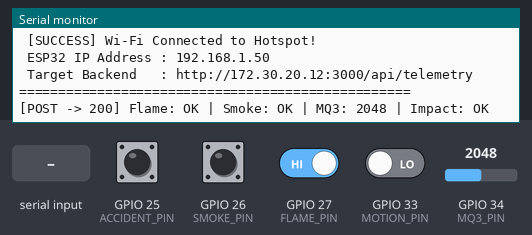
Simulated run of this sketch. Board: ESP32. On the bench: the last lines printed to the serial monitor. Inputs (shaded band) come from the test bench; at power-on: GPIO 25 (ACCIDENT_PIN), GPIO 26 (SMOKE_PIN), GPIO 27 (FLAME_PIN) HIGH, GPIO 33 (MOTION_PIN) LOW, GPIO 34 (MQ3_PIN) = 2048 (analog values on the 0–4095 scale). WiFi joins after 1.5 s; servers stay silent unless stated; uploads are accepted with an empty reply.

Above: at 3.8 s.
3.9 s: GPIO 25 (ACCIDENT_PIN) pulled LOW for 1 s
At 5.6 s:
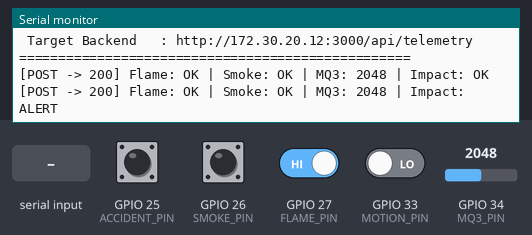
6.4 s: GPIO 26 (SMOKE_PIN) pulled LOW for 1 s
At 7.3 s:
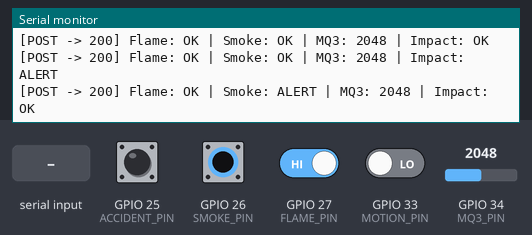
8.9 s: GPIO 27 (FLAME_PIN) driven LOW
At 11.8 s:
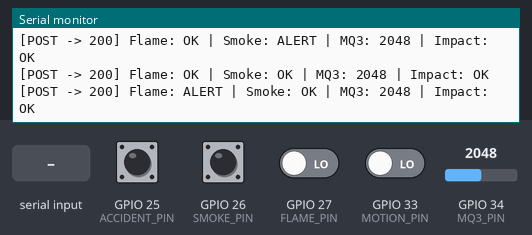
14.3 s: "f\n" received over Serial
At 14.8 s:
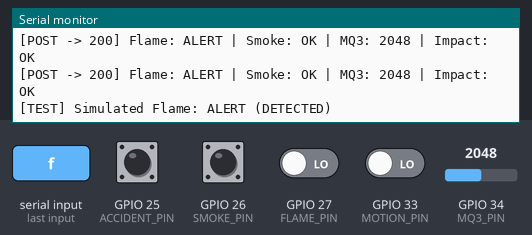
15.8 s: "s\n" received over Serial
At 18.0 s:
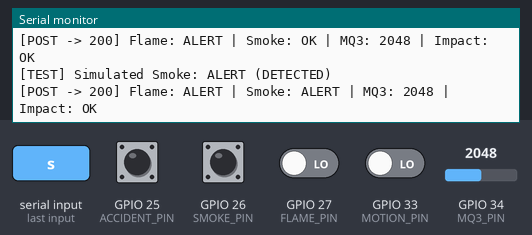
18.3 s: "a\n" received over Serial
At 18.8 s:
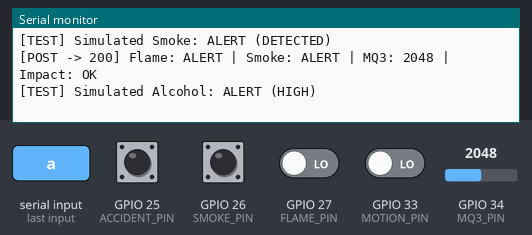

The sketch:

DriveGuard_ESP32.ino
```cpp
#include <WiFi.h>
#include <HTTPClient.h>

// ============================================================================
// DRIVEGUARD IOT — ESP32 TELEMETRY FIRMWARE
// Folder Name : DriveGuard_ESP32 (Matches sketch name for Arduino IDE)
// Target PC   : http://172.30.20.12:3000/api/telemetry
// Hotspot     : Deena
// ============================================================================

// ---------- Wi-Fi & Backend Configuration ----------
#if __has_include("secrets.h")
  #include "secrets.h"
#endif

#ifndef WIFI_SSID_SECRET
  #define WIFI_SSID_SECRET "Deena"
#endif

#ifndef WIFI_PASSWORD_SECRET
  #define WIFI_PASSWORD_SECRET "your_hotspot_password_here" // Set in local secrets.h
#endif

#ifndef SERVER_URL_SECRET
  #define SERVER_URL_SECRET "http://172.30.20.12:3000/api/telemetry"
#endif

#ifndef DEVICE_KEY_SECRET
  #define DEVICE_KEY_SECRET "your_device_key_here" // Set in local secrets.h
#endif

const char* WIFI_SSID     = WIFI_SSID_SECRET;
const char* WIFI_PASSWORD = WIFI_PASSWORD_SECRET;
const char* SERVER_URL    = SERVER_URL_SECRET;
const char* DEVICE_KEY    = DEVICE_KEY_SECRET;
const char* DEVICE_ID     = "CAR-001";

// ---------- Sensor Pin Mapping (ESP32 DevKit 38/30 Pin) ----------
const int MQ3_PIN      = 34;   // Analog Input (ADC1_CH6 - input only, 3.3V safe)
const int FLAME_PIN    = 27;   // Digital Input (Flame sensor DO)
const int SMOKE_PIN    = 26;   // Digital Input (MQ-2 / Smoke sensor DO)
const int ACCIDENT_PIN = 25;   // Digital Input (Vibration / SW-420 / Impact sensor)
const int MOTION_PIN   = 33;   // Digital Input (PIR / Microwave / Motion; -1 if unused)

// Set to true if sensor DO pulls LOW when triggered (standard for LM393 modules)
const bool ACTIVE_LOW_FLAME    = true;
const bool ACTIVE_LOW_SMOKE    = true;
const bool ACTIVE_LOW_ACCIDENT = true;
const bool ACTIVE_LOW_MOTION   = true;

// MQ-3 threshold for demonstration alert (ADC range: 0-4095)
const int MQ3_ALERT_THRESHOLD  = 2500;
const unsigned long POST_INTERVAL_MS = 2000;

unsigned long lastPostMs = 0;
unsigned long bootMs = 0;

// Wi-Fi Connection Manager variables (prevents "sta is connecting, cannot set config" error)
const unsigned long WIFI_RETRY_INTERVAL_MS = 15000; // 15-second backoff between reconnect attempts
unsigned long lastConnectAttemptMs = 0;
bool wifiConnectedPrevious = false;

// Simulated test flags toggled via Serial Monitor
bool simulatedFlame    = false;
bool simulatedSmoke    = false;
bool simulatedAccident = false;
bool simulatedAlcohol  = false;

bool readTriggered(int pin, bool activeLow) {
  if (pin < 0) return false;
  int value = digitalRead(pin);
  return activeLow ? (value == LOW) : (value == HIGH);
}

void printHelp() {
  Serial.println("\n--------------------------------------------------");
  Serial.println("       DriveGuard Serial Test Commands Menu       ");
  Serial.println("--------------------------------------------------");
  Serial.println("  [f] -> Toggle Simulated Flame Alert");
  Serial.println("  [s] -> Toggle Simulated Smoke Alert");
  Serial.println("  [a] -> Toggle Simulated MQ-3 Alcohol Alert");
  Serial.println("  [c] -> Toggle Simulated Accident / Impact Alert");
  Serial.println("  [n] -> Clear All Simulated Alerts (Normal)");
  Serial.println("  [h] -> Print this Help Menu");
  Serial.println("--------------------------------------------------\n");
}

void handleSerial() {
  while (Serial.available()) {
    char ch = (char)Serial.read();
    if (ch == '\r' || ch == '\n' || ch == ' ') continue;

    switch (ch) {
      case 'f':
        simulatedFlame = !simulatedFlame;
        Serial.printf("[TEST] Simulated Flame: %s\n", simulatedFlame ? "ALERT (DETECTED)" : "OFF (NORMAL)");
        break;
      case 's':
        simulatedSmoke = !simulatedSmoke;
        Serial.printf("[TEST] Simulated Smoke: %s\n", simulatedSmoke ? "ALERT (DETECTED)" : "OFF (NORMAL)");
        break;
      case 'a':
        simulatedAlcohol = !simulatedAlcohol;
        Serial.printf("[TEST] Simulated Alcohol: %s\n", simulatedAlcohol ? "ALERT (HIGH)" : "OFF (NORMAL)");
        break;
      case 'c':
        simulatedAccident = !simulatedAccident;
        Serial.printf("[TEST] Simulated Accident: %s\n", simulatedAccident ? "ALERT (COLLISION)" : "OFF (NORMAL)");
        break;
      case 'n':
        simulatedFlame = simulatedSmoke = simulatedAlcohol = simulatedAccident = false;
        Serial.println("[TEST] All simulated test alerts cleared. Returning to real sensor readings.");
        break;
      case 'h':
        printHelp();
        break;
      default:
        Serial.println("Unknown command. Type 'h' for help.");
        break;
    }
  }
}

// ----------------------------------------------------------------------------
// ROBUST WI-FI CONNECTION LOGIC
// Avoids repeated WiFi.begin() spam while ESP32 is already connecting
// ----------------------------------------------------------------------------
void ensureWiFi() {
  if (WiFi.status() == WL_CONNECTED) {
    if (!wifiConnectedPrevious) {
      wifiConnectedPrevious = true;
      Serial.println("\n==================================================");
      Serial.println(" [SUCCESS] Wi-Fi Connected to Hotspot!");
      Serial.print(" ESP32 IP Address : ");
      Serial.println(WiFi.localIP());
      Serial.print(" Target Backend   : ");
      Serial.println(SERVER_URL);
      Serial.println("==================================================");
    }
    return;
  }

  // Detected connection loss
  if (wifiConnectedPrevious) {
    wifiConnectedPrevious = false;
    Serial.println("\n[WIFI] Connection lost! Waiting before reconnecting...");
  }

  // Only initiate a new connection attempt after the backoff window
  if (lastConnectAttemptMs == 0 || millis() - lastConnectAttemptMs >= WIFI_RETRY_INTERVAL_MS) {
    lastConnectAttemptMs = millis();
    Serial.printf("\n[WIFI] Connecting to Mobile Hotspot '%s'...\n", WIFI_SSID);

    // Clean disconnect resets ESP-IDF station state to avoid "cannot set config" conflict
    WiFi.disconnect(true, true);
    delay(100);

    WiFi.mode(WIFI_STA);
    WiFi.setAutoReconnect(true);
    WiFi.setSleep(false); // Disable modem sleep for reliable mobile hotspot link
    WiFi.begin(WIFI_SSID, WIFI_PASSWORD);
  }
}

void postTelemetry() {
  if (WiFi.status() != WL_CONNECTED) {
    // Non-blocking skip: do NOT call WiFi.begin() here to prevent driver config conflicts
    static unsigned long lastNoticeMs = 0;
    if (millis() - lastNoticeMs > 5000) {
      lastNoticeMs = millis();
      Serial.println("[TELEMETRY] Skipping upload: Wi-Fi still connecting...");
    }
    return;
  }

  // Read actual hardware sensors
  int mq3Raw = analogRead(MQ3_PIN);
  if (simulatedAlcohol) {
    mq3Raw = 3200; // Inject simulated high alcohol reading
  }

  bool flame = readTriggered(FLAME_PIN, ACTIVE_LOW_FLAME) || simulatedFlame;
  bool smoke = readTriggered(SMOKE_PIN, ACTIVE_LOW_SMOKE) || simulatedSmoke;
  bool accident = readTriggered(ACCIDENT_PIN, ACTIVE_LOW_ACCIDENT) || simulatedAccident;
  bool motion = readTriggered(MOTION_PIN, ACTIVE_LOW_MOTION);
  bool alcoholAlert = (mq3Raw >= MQ3_ALERT_THRESHOLD);

  // Native lightweight JSON serialization (No external ArduinoJson library required!)
  String payload = "{";
  payload += "\"deviceId\":\"" + String(DEVICE_ID) + "\",";
  payload += "\"mq3Raw\":" + String(mq3Raw) + ",";
  payload += "\"mq3Status\":\"" + String(alcoholAlert ? "ALERT" : "NORMAL") + "\",";
  payload += "\"heartRaw\":0,";
  payload += "\"heartStatus\":\"NOT_CONNECTED\",";
  payload += "\"flame\":" + String(flame ? "true" : "false") + ",";
  payload += "\"smoke\":" + String(smoke ? "true" : "false") + ",";
  payload += "\"motion\":" + String(motion ? "true" : "false") + ",";
  payload += "\"accident\":" + String(accident ? "true" : "false") + ",";
  payload += "\"speedKmph\":0,";
  payload += "\"btConnected\":false,";
  payload += "\"uptimeS\":" + String((millis() - bootMs) / 1000);
  payload += "}";

  WiFiClient client;
  HTTPClient http;
  http.setConnectTimeout(3000);
  http.setTimeout(3000);

  if (!http.begin(client, SERVER_URL)) {
    Serial.println("[ERROR] Failed to initialize HTTP client. Check SERVER_URL.");
    return;
  }

  http.addHeader("Content-Type", "application/json");
  http.addHeader("x-device-key", DEVICE_KEY);

  int httpCode = http.POST(payload);

  Serial.printf("[POST -> %d] Flame: %s | Smoke: %s | MQ3: %d | Impact: %s\n",
    httpCode,
    flame ? "ALERT" : "OK",
    smoke ? "ALERT" : "OK",
    mq3Raw,
    accident ? "ALERT" : "OK"
  );

  if (httpCode < 0) {
    Serial.printf(" [HTTP ERROR] %s\n", http.errorToString(httpCode).c_str());
    Serial.println(" -> Check if PC backend is running at http://172.30.20.12:3000");
    Serial.println(" -> Check Windows Firewall on port 3000");
  } else if (httpCode == 401) {
    Serial.println(" [AUTH ERROR] Device key rejected by backend.");
  }

  http.end();
}

// ============================================================================
// MANDATORY ARDUINO ENTRY FUNCTIONS: setup() and loop()
// ============================================================================

void setup() {
  Serial.begin(115200);
  delay(1000);
  bootMs = millis();

  analogReadResolution(12);

  pinMode(FLAME_PIN, INPUT_PULLUP);
  pinMode(SMOKE_PIN, INPUT_PULLUP);
  pinMode(ACCIDENT_PIN, INPUT_PULLUP);
  if (MOTION_PIN >= 0) pinMode(MOTION_PIN, INPUT_PULLUP);

  Serial.println("\n==================================================");
  Serial.println("      DRIVEGUARD IOT - ESP32 FIRMWARE            ");
  Serial.println("==================================================");

  printHelp();

  // Initial Wi-Fi connection
  ensureWiFi();

  // Allow initial connection window without blocking indefinitely
  unsigned long start = millis();
  while (WiFi.status() != WL_CONNECTED && millis() - start < 10000) {
    delay(500);
    Serial.print(".");
  }
  Serial.println();

  if (WiFi.status() == WL_CONNECTED) {
    wifiConnectedPrevious = true;
    Serial.println("==================================================");
    Serial.println(" [SUCCESS] Wi-Fi Connected to Hotspot!");
    Serial.print(" ESP32 IP Address : ");
    Serial.println(WiFi.localIP());
    Serial.print(" Target Backend   : ");
    Serial.println(SERVER_URL);
    Serial.println("==================================================");
  } else {
    Serial.println(" [STATUS] Connecting in background. No repeated config spam.");
    Serial.println(" -> Verify hotspot SSID is 'Deena' (2.4 GHz)");
    Serial.println(" -> Ensure phone hotspot has client isolation turned off");
  }
}

void loop() {
  handleSerial();

  // Safe background Wi-Fi connection check (respects backoff timer)
  ensureWiFi();

  if (millis() - lastPostMs >= POST_INTERVAL_MS) {
    lastPostMs = millis();
    postTelemetry();
  }

  delay(20);
}
```

Measured:
- after the input at 3.9 s, the serial monitor: prints a new line after 0.97 s (image 1)
- after the input at 6.4 s, the serial monitor: prints a new line after 0.48 s (image 2)
- after the input at 8.9 s, the serial monitor: prints a new line after 2.0 s (image 3)
- after the input at 14.3 s, the serial monitor: prints a new line at once (image 4)
- after the input at 15.8 s, the serial monitor: prints a new line at once (image 5)
- after the input at 18.3 s, the serial monitor: prints a new line at once (image 6)
